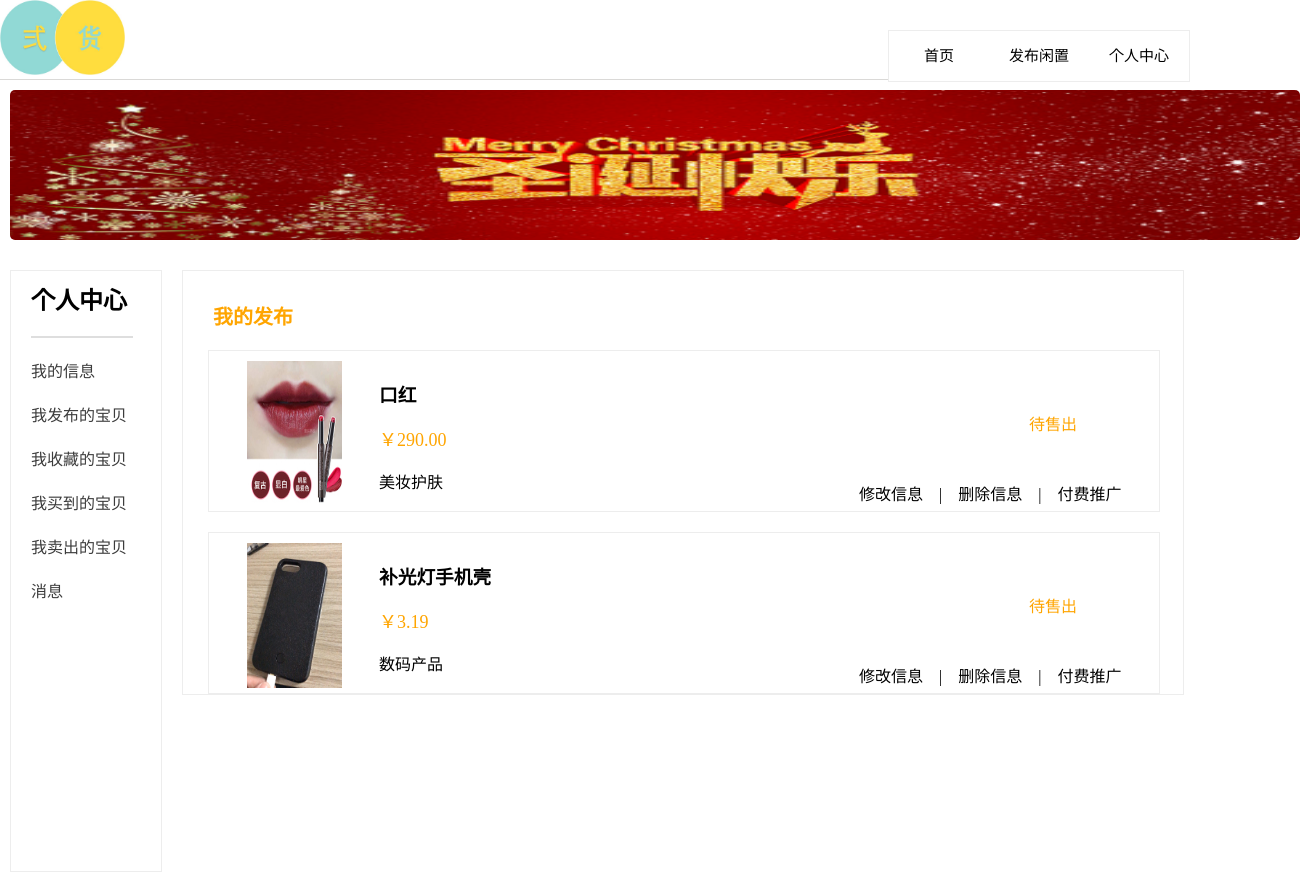
The page /sells/showmypublish/ (signed in) on the database its author committed.
### sells/models.py (models this page shows, shortened)
class Product(models.Model):
    category = models.ForeignKey(Category, related_name='category', on_delete=models.CASCADE)
    name = models.CharField(max_length=200, db_index=True)
    slug = models.SlugField(max_length=200, db_index=True)
    image = models.ImageField(upload_to='products/%y/%m/%d', blank=True)
    description = models.TextField(blank=True)
    price = models.DecimalField(max_digits=10, decimal_places=2)
    available = models.BooleanField(default=True)
    created = models.DateTimeField(auto_now_add=True)
    updated = models.DateTimeField(auto_now=True)
    stuid=models.ForeignKey(User, related_name='User', on_delete=models.CASCADE)
    gold = models.CharField(max_length=100,db_index=True)
    tel= models.CharField(max_length=11,db_index=True)
    class Meta:
        ordering = ('name',)
        index_together = (('id', 'slug'),)
    def get_absolute_url(self):
        return reverse('sells:product_detail', args=[self.id, self.slug])

class Category(models.Model):
    name = models.CharField(max_length=200, db_index=True)
    slug = models.SlugField(max_length=200, db_index=True, unique=True)
    class Meta:
        ordering = ('name',)
        verbose_name = 'category'
        verbose_name_plural = 'categories'
    def __str__(self):
        return self.name

### sells/views.py (the view)
# urls.py: path('showmypublish/',views.showmypublish,name='showmypublish'),
def showmypublish(request):
    stuid=request.session['stuid']
    products = Product.objects.filter(stuid=stuid)
    return render(request, 'showmypublish.html',
                  {'products': products})

### cart/context_processors.py (called while the page is built)
def cart(request):
    return {'cart': Cart(request)}

### sells/templates/showmypublish.html (shortened to what this page needs)
{% extends "sells/head.html" %}
{% load static %}
    {% block content %}
    <link rel="stylesheet" href={% static "css/showmypublish.css" %} />
    	<div class="taitou">
    	</div>
    	<div class="daohang">
    		<h2 style="margin-left: 20px;margin-top: 10px;">个人中心</h2>
    		<hr style="width: 100px;border:1px solid #DEDEDE;padding: 0;margin-left: 20px;" />
    		<ul class="list">
    			<li class="list-item">
    				<a href="#">我的信息</a>
    			</li>
    			<li class="list-item">
    				<a href="{% url "sells:showmypublish" %}">我发布的宝贝</a>
    			</li>
    			<li class="list-item">
    				<a href="{% url "cart:cart_detail" %}">我收藏的宝贝</a>
    			</li>
    			<li class="list-item">
    				<a href="#">我买到的宝贝</a>
    			</li>
    			<li class="list-item">
    				<a href="">我卖出的宝贝</a>
    			</li>
    			<li class="list-item">
    				<a href="">消息</a>
    			</li>
    		</ul>
    	</div>
    	<div class="main_content">
    		<p style="font-size: 20px;font-family:'agency fb';margin-top: 30px;margin-left: 30px;color: #FFA500;"><strong>我的发布</strong></p>
    	{% for product in products %}
    		<div class="publish_content">
    			<div class="product_image">
    				<a href="{{ product.get_absolute_url }}"><img style="width:95px;height:145px" src="
                                    {% if product.image %}{{ product.image.url }}{% else %}{% static "img/no_image.png" %}{% endif %}"/></a>
    			</div>
    			<div class="product_descript">
    				<div class="product_name">
    					<h3>{{ product.name }}</h3>
    				    <p style="color: #FFA500;font-size:18px;">￥{{ product.price }}</p>
    				    <p>{{ product.category }}</p>
    				</div>
    				<span style="color: #FFA500;margin-left: 500px;margin-top: 50px;display: inline-block;">待售出</span>
    			</div>
    			<div class="product_edit">
    				<span style="margin-left:650px;margin-bottom: 10px;">修改信息&nbsp;&nbsp;&nbsp;&nbsp;|&nbsp;&nbsp;&nbsp;&nbsp;删除信息&nbsp;&nbsp;&nbsp;&nbsp;|&nbsp;&nbsp;&nbsp;&nbsp;付费推广</span>
              </div>
    		</div>
    		{% endfor %}
    	</div>
    	 {% endblock %}

### sells/static/css/head.css (style rules this page uses)
body { width: 1190px; margin: auto; }

### sells/static/css/showmypublish.css (style rules this page uses)
body { margin: 0; padding: 0; }
.taitou { margin-top: 10px; margin-left: 10px; width:1290px; height: 150px; background-color: white; background-image: url(../../../static/img/taitou.png); background-repeat:no-repeat; background-size: 100% 100%; border-radius: 5px; }
.daohang { width:150px; height: 600px; background-color: white; border: 1px solid #EDEDED; margin-left: 10px; margin-top: 30px; float: left; }
.list { padding: 0; }
.list-item { list-style:none; margin-left: 20px; margin-top: 20px; }
.list-item a { display: block; text-decoration: none; font-size: 16px; font-family: "微软雅黑"; color: #3C3C3C; }
.main_content { margin-left: 20px; margin-top: 30px; width: 1000px; height:100%; background-color: white; border: 1px solid #EDEDED; float: left; }
.publish_content { background-color: white; border: 1px solid #EDEDED; width: 950px; height: 160px; margin-left: 25px; margin-top: 20px; }
.product_image { float: left; text-align: center; margin-left: 10px; margin-top:10px; width: 150px; height: 120px; }
.product_descript { width: 700px; height: 120px; margin-left: 10px; margin-top:10px; float: left; }
.product_name { float: left; width: 150px; height: 120px; }
.product_edit { width: 950px; height: 30px; float: right; }

### rows shown on the page
Product: image (picture), name "口红", price "290.00", category "美妆护肤"
Product: image (picture), name "补光灯手机壳", price "3.19", category "数码产品"
